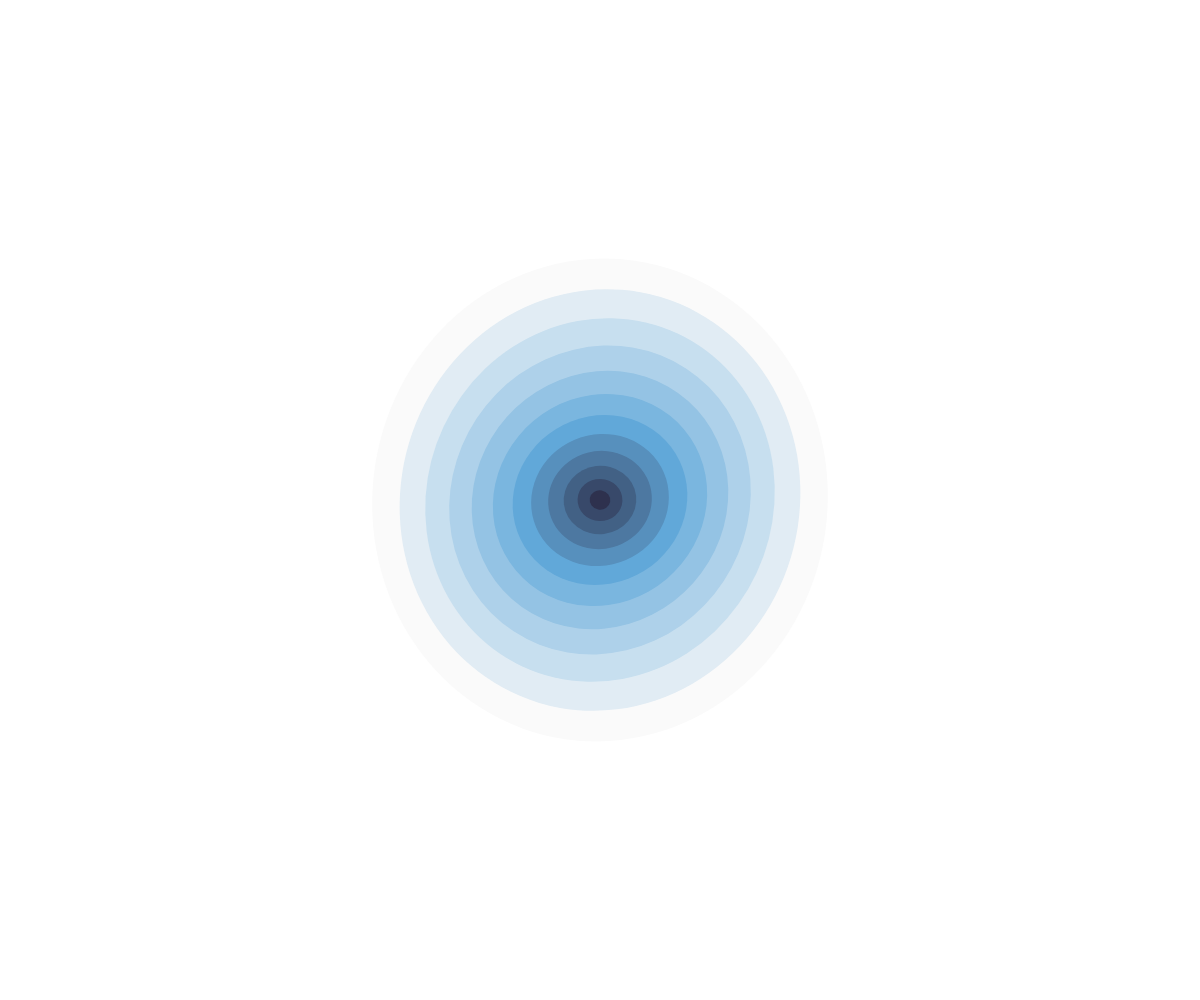
Frame 1 (no input)
Frame 60 (no input): identical to frame 1, image omitted
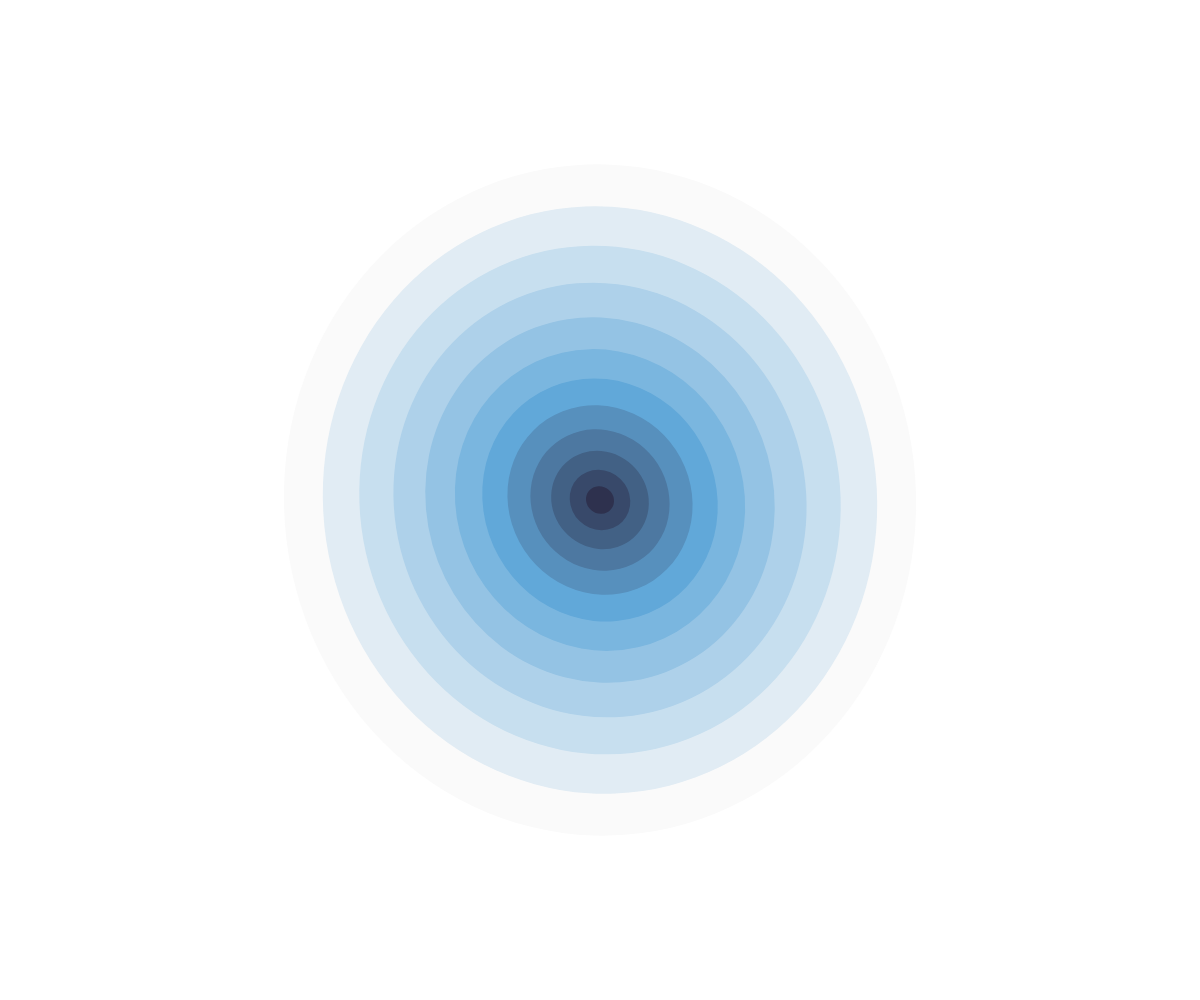
Frame 120 (the mouse pressed at the canvas centre since frame 60)

The p5.js sketch that drew these frames (run headless with seeded random() and noise() and a simulated clock; from frame 60 on, the mouse is pressed at the canvas centre):

// p5.js sketch
// ── sketch.js
let figuras = [];
let distanciaEntreFiguras = 50; // distancia fija entre las figuras
let escalaMinima = 0.9; // escala mínima de las figuras
let escalaMaxima = 1.6; // escala máxima de las figuras

let formaActual = "circulo";

let angle = 0; // VARIABLE QUE SERVIRÁ PARA DEFINIR EL ÁNGULO DE ROTACIÓN DE LAS FIGURAS


let colorDeFondo; //variable global de color celeste
let colorDeFondo2; //variable global de color rojo
let colorActual; // Variable que almacena el color actual
let cambioColor = false; // Variable de bandera para el cambio de color


let cantidadFiguras = 19;

function setup() {
  createCanvas(windowWidth, windowHeight);
   // LAS FIGURAS TIENEN COMO PUNTO DE ORIGEN SU CENTRO

  // Creamos la primera y última figura con tamaños definidos
  let primeraFigura = new Figura(0, 0, 30);
  let ultimaFigura = new Figura(0, 0, 60);
  
  colorDeFondo = color(97,168,217); // Definir color celeste
  colorDeFondo2 = color(222, 105, 83); // Definir color rojo
  colorActual = colorDeFondo; // Establecer el color inicial

  // Calculamos la escala máxima y mínima de las figuras intermedias
  let escalaMinimaIntermedia = escalaMinima * primeraFigura.size / ultimaFigura.size;
  let escalaMaximaIntermedia = escalaMaxima * primeraFigura.size / ultimaFigura.size;

  // Creamos las figuras intermedias con una escala que varía entre la mínima y máxima calculadas
  for(let i = 1; i < 13; i++) {
    let escalaIntermedia = map(i, 1, 10, escalaMinimaIntermedia, escalaMaximaIntermedia);
    let nuevaFigura = new Figura(0, 0, primeraFigura.size * escalaIntermedia * (i));
    figuras.push(nuevaFigura);
  }

  rectMode( CENTER );
  // ANGULO EN GRADOS
  angleMode( DEGREES );
  frameRate( 60 ); // DEFINO UN NUMERO ESTABLECIDO DE FOTOGRAMAS
}

function draw() {
  background(255);
  translate(width/2, height/2);
  for(let i = 0; i < figuras.length; i++) {
    figuras[figuras.length-i-1].update(mouseY);
    figuras[figuras.length-i-1].display(i, figuras.length);
  }
}

function keyPressed() {
  if (key == "1") {        // Tecla 1
    formaActual = "cuadrado";
  } else if (key == "2") { // Tecla 2
    formaActual = "circulo";
  } else if (key == "3") { // Tecla 3
    formaActual = "triangulo";
  } else if (key == "4") { // Tecla 4
    formaActual = "pentagono";
  } else if (key == "5") { // Tecla 5
    formaActual = "hexagono";
  } else if (key == "6") { // Tecla 6
    formaActual = "galleta";
  } else if (key == "7") { // Tecla 7
    formaActual = "estrella";
  } 

}

//CLASE//
class Figura {
  constructor(x, y, size) {
    this.x = x;
    this.y = y;
    this.size = size;
    this.originalSize = size;
    this.escalaColor = color(255, 0 , 0);

  }

  update(mouseY) {
    // cambiamos el tamaño de la figura basado en la posición del mouse en el eje Y
    let escala = map(mouseY, 0, height, escalaMinima, escalaMaxima);
    this.size = this.originalSize * escala;
  }

  display(indice, cantidad) {
    // calculamos el valor de transparencia de la figura
    //let transparencia = map(indice, 0, cantidad - 1, 255, 0);
      let mezcla = map(indice, 0, cantidad , 0, 2);
      if (mezcla < 1)
      {
        this.escalaColor= lerpColor(color(250,250,250),colorActual,mezcla);

      } else {
        this.escalaColor= lerpColor(colorActual, color(36,25,50),mezcla-1);
      }
    //this.escalaColor.setAlpha(100);
    fill(this.escalaColor);

  // dibujamos la figura con el gradiente de color celeste
  noStroke();
 // fill(currentColor);
  ellipseMode(CENTER);
  
  
  //---------------------FUNCIONAMIENTO DE LAS 7 FIGURAS---------------------//
  switch (formaActual) {
    case "cuadrado":
      rotate(angle + 15 * (width/2 +- mouseX) / width)
      rectMode(CENTER);
      rect(this.x, this.y, this.size * 1.5, this.size * 1.5);
      break;

    case "circulo":
      rotate(angle + 25 * (width/3 +- mouseX) / width)
      ellipseMode(CENTER);
      ellipse(this.x * sin(angle), this.y, this.size * 1.6, this.size * 1.7);
      break;

    case "triangulo":
      rotate(angle + 10 * (width/2 +- mouseX) / width)
      beginShape();
      for (let i = 0; i < 5; i++) {
        let angulo = 600  * i - 5;
        let x = this.x + ((cos(angulo) * (this.size * 0.9))); //aumento de tamaño en x
        let y = this.y + ((sin(angulo) * (this.size * 0.9))); //aumento de tamaño en y
        vertex(x, y);
      }
      endShape(CLOSE);
      break;

    case "pentagono":
        rotate(angle + 20 * (width/2 +- mouseX) / width)
        beginShape();

        for (let i = 0; i < 5; i++) {
          let angulo =  i * 360 /5;
          let x = ((this.x ) + cos(angulo) * (this.size * 0.9)); //aumento de tamaño en x
          let y = ((this.y ) + sin(angulo) * (this.size * 0.9)); //aumento de tamaño en y
          vertex(x, y);
        }
        endShape(CLOSE);
        break;

    case "hexagono":
        rotate(angle + 20 * (width/2 +- mouseX) / width)
        beginShape();
       
        for (let i = 0; i < 6; i++) {
          let angulo =  i * 360 / 6;
          let x = this.x + ((cos(angulo) * (this.size * 0.9))); //aumento de tamaño en x
          let y = this.y + ((sin(angulo) * (this.size * 0.9))); //aumento de tamaño en y
          vertex(x, y);
        }
        endShape(CLOSE);
        break;

    case "galleta":
      rotate(angle + 20 * (width/2 +- mouseX) / width)

      beginShape();
      //let radio = this.size;
      for (let i = 0; i < 360; i++) {
        let angulo = 100  - i * 50;
        let x = this.x + ((cos(angulo) * (this.size * 0.9))); //aumento de tamaño en x
        let y = this.y + ((sin(angulo) * (this.size * 0.9))); //aumento de tamaño en y
        vertex(x, y);
      }
      endShape(CLOSE);
    break;
      
    case "estrella":
      rotate(angle + 20 * (width/2 +- mouseX) / width)
      beginShape();
      for (let i = 0; i < 100; i++) {
        let angulo = (mouseX * 2.5) * i/30;
        let x = this.x + ((cos(angulo) * (this.size * 0.9))); //aumento de tamaño en x
        let y = this.y + ((sin(angulo) * (this.size * 0.9))); //aumento de tamaño en y
        vertex(x, y);
      }
      endShape(CLOSE);
    break;
      }
  }
}

function mouseClicked() {
  // Cambia entre los dos colores al hacer clic
  cambioColor = !cambioColor; // Invierte el valor de la bandera

  if (cambioColor) {
    colorActual = colorDeFondo2;
  } else {
    colorActual = colorDeFondo;
  }
}

function windowResized() {
  resizeCanvas(windowWidth, windowHeight);
}
